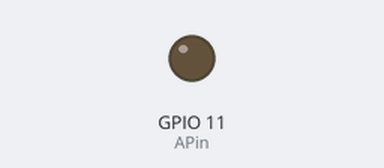
A sketch run on a simulated ESP32-S2. On the bench: output pins drawn as LEDs (lit = HIGH).

Above: at 0.0 s.
At 1.2 s:
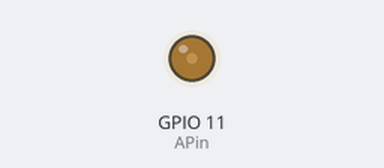
At 2.4 s:
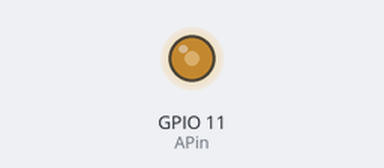
At 5.0 s:
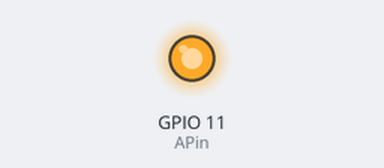
Timing chart, 0 to 6.5 s (numbered marks = the images above):
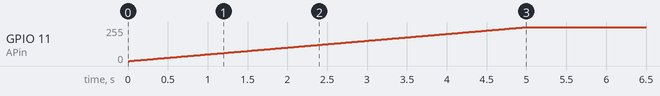

The sketch:

28_esp32s2_opozniacz_walka_ferguson.ino
```cpp
#include <ESP32Servo.h>
int APin = 11;
int freq = 100;  //           <-------------------  you can change frequency (100 is enough for mosfet control)
ESP32PWM pwm;

void run()
{
   	for (float pwm_value = 0; pwm_value <= 1; pwm_value += 0.001) {
		  pwm.writeScaled(pwm_value);
      delay(5);                      // wait for a second
    }
}

void setup() {
	// Allow allocation of all timers
	ESP32PWM::allocateTimer(0);
	ESP32PWM::allocateTimer(1);
	ESP32PWM::allocateTimer(2);
	ESP32PWM::allocateTimer(3);
	pwm.attachPin(APin, freq, 10); // 1KHz 8 bit
  pwm.writeScaled(0); // <---  set PWM to 0V
  // pwm.writeScaled(1) <---  set PWM to 3.3V
  run();
}

void loop() {}
```
